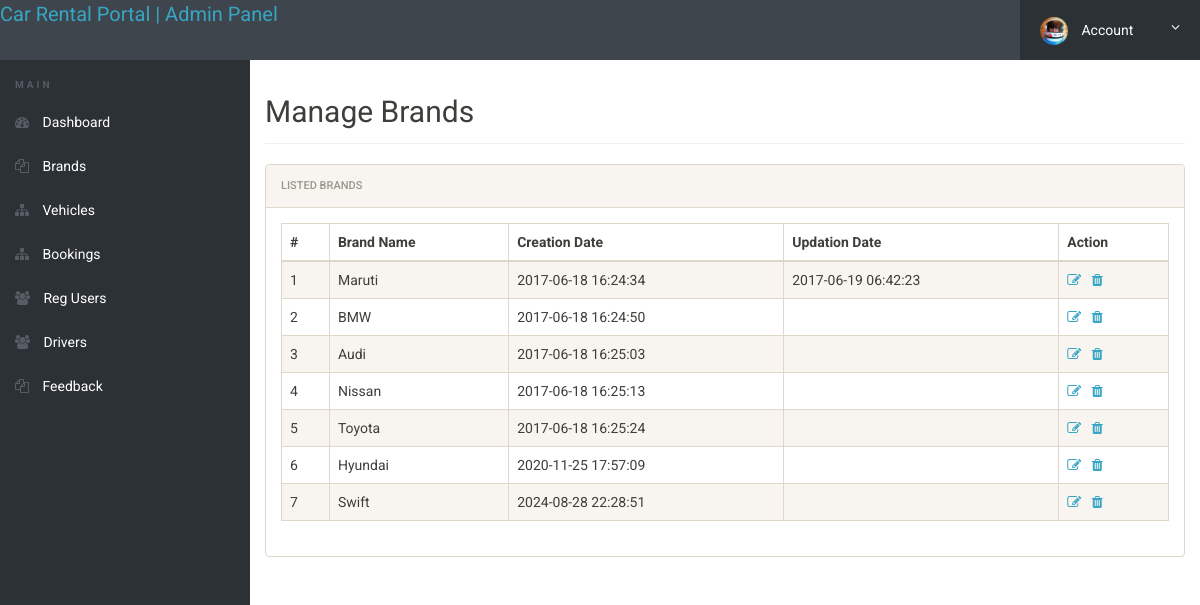
The page /admin/manage-brands.php (signed in) on the database its author committed.
### tables this page shows
CREATE TABLE IF NOT EXISTS `tblbrands` (
  `id` int NOT NULL AUTO_INCREMENT,
  `BrandName` varchar(120) NOT NULL,
  `CreationDate` timestamp NULL DEFAULT CURRENT_TIMESTAMP,
  `UpdationDate` timestamp NULL DEFAULT NULL ON UPDATE CURRENT_TIMESTAMP,
  PRIMARY KEY (`id`)
);

### admin/manage-brands.php (the view, shortened to what this page needs)
<?php
include 'C:\wamp64\www\vehicle\database.php';
?>
<!doctype html>
<html lang="en" class="no-js">
<head>
    <link rel="stylesheet" href="css/font-awesome.min.css">
    <link rel="stylesheet" href="css/bootstrap.min.css">
    <link rel="stylesheet" href="css/dataTables.bootstrap.min.css">
    <link rel="stylesheet" href="css/style.css">
</head>
<body>
    <?php include('includes/header.php');?>
    <div class="ts-main-content">
        <?php include('includes/leftbar.php');?>
        <div class="content-wrapper">
            <div class="container-fluid">
                <div class="row">
                    <div class="col-md-12">
                        <h2 class="page-title">Manage Brands</h2>
                        <div class="panel panel-default">
                            <div class="panel-heading">Listed Brands</div>
                            <div class="panel-body">
                                <table id="zctb" class="display table table-striped table-bordered table-hover" cellspacing="0" width="100%">
                                    <thead>
                                        <tr>
                                            <th>#</th>
                                            <th>Brand Name</th>
                                            <th>Creation Date</th>
                                            <th>Updation Date</th>
                                            <th>Action</th>
                                        </tr>
                                    </thead>
                                    <tbody>
                                        <?php
                                        $sql = "SELECT * FROM tblbrands";
                                        $result = mysqli_query($conn, $sql);
                                        $cnt = 1;
                                        while($row = mysqli_fetch_assoc($result)) {
                                        ?>
                                        <tr>
                                            <td><?php echo htmlentities($cnt); ?></td>
                                            <td><?php echo htmlentities($row['BrandName'] ?? ''); ?></td>
                                            <td><?php echo htmlentities($row['CreationDate'] ?? ''); ?></td>
                                            <td><?php echo htmlentities($row['UpdationDate'] ?? ''); ?></td>
                                            <td>
                                                <a href="edit-brand.php?id=<?php echo $row['id']; ?>"><i class="fa fa-edit"></i></a>&nbsp;&nbsp;
                                                <a href="manage-brands.php?del=<?php echo $row['id']; ?>" onclick="return confirm('Do you want to delete');"><i class="fa fa-trash"></i></a>
                                            </td>
                                        </tr>
                                        <?php $cnt++; } ?>
                                    </tbody>
                                </table>
                            </div>
                        </div>
                    </div>
                </div>
            </div>
        </div>
    </div>
</body>
</html>

### admin/css/style.css (style rules this page uses)
html { font-size: 14px; }
@media only screen and (min-width: 480px) { html { font-size: 17px; } }
@media only screen and (min-width: 768px) { html { font-size: 14px; } }
body { font-size: 1em; }
a { color: #37a6c4; }
.panel { overflow: hidden; }
.page-title { padding-bottom: 15px; margin-bottom: 20px; border-bottom: 1px solid #f0f0f0; }
.ts-main-content .content-wrapper { padding-top: 15px; margin-top: 60px; }
@media only screen and (min-width: 992px) { .ts-main-content .content-wrapper { margin-left: 250px; } }

### rows shown on the page
tblbrands: BrandName "Maruti", CreationDate "2017-06-18 16:24:34", UpdationDate "2017-06-19 06:42:23"
tblbrands: BrandName "BMW", CreationDate "2017-06-18 16:24:50"
tblbrands: BrandName "Audi", CreationDate "2017-06-18 16:25:03"
tblbrands: BrandName "Nissan", CreationDate "2017-06-18 16:25:13"
tblbrands: BrandName "Toyota", CreationDate "2017-06-18 16:25:24"
tblbrands: BrandName "Hyundai", CreationDate "2020-11-25 17:57:09"
tblbrands: BrandName "Swift", CreationDate "2024-08-28 22:28:51"
